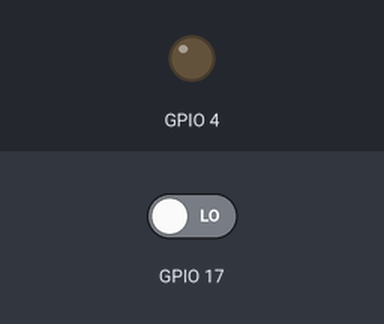
A program run on a simulated Raspberry Pi (BCM pin numbers). Shown: output pins drawn as LEDs (lit = HIGH). The test bench sets the inputs (shaded band); at power-on: GPIO 17 LOW.

Above: at 1.2 s.
1.3 s: GPIO 17 driven HIGH
At 2.5 s:
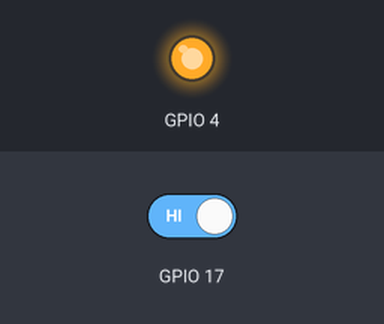
2.8 s: GPIO 17 driven LOW
At 3.6 s:
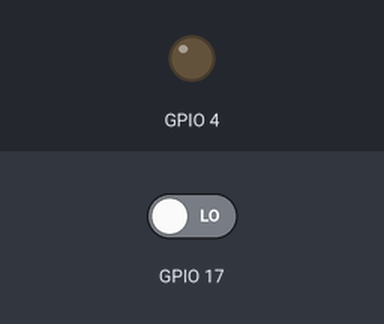
Timing chart, 0 to 5.8 s (numbered marks = the images above; inputs shaded):
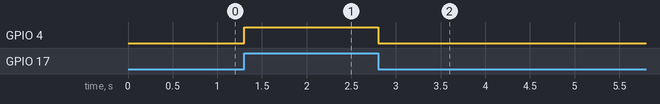

The program:

blink2.py
```python
import RPi.GPIO as GPIO

GPIO.setmode(GPIO.BCM)
GPIO.setup(4, GPIO.OUT)
GPIO.setup(17, GPIO.IN)

while True:
     if GPIO.input(17):
          GPIO.output(4, GPIO.HIGH)
     else:
          GPIO.output(4, GPIO.LOW)

GPIO.cleanup()
```

Measured:
- after the input at 1.3 s, GPIO 4: LOW → HIGH at once
- after the input at 2.8 s, GPIO 4: HIGH → LOW at once
